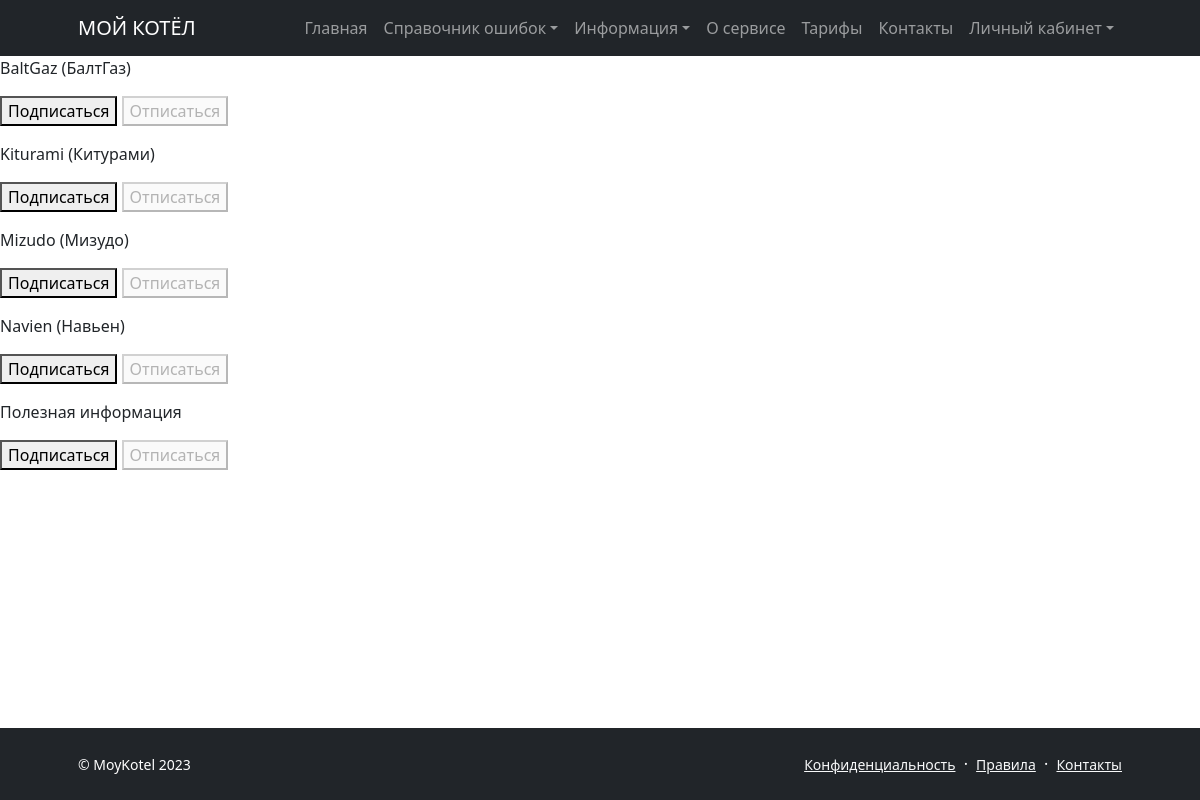
The app's page /subscriptions/ (signed in) with its own data.
### moykotel/models.py (models this page shows, shortened)
class Category(models.Model):
    category_name = models.CharField(max_length=64, unique=True)
    subscribers = models.ManyToManyField(User, blank=True, null=True, related_name='categories')

### moykotel/views.py (the view, shortened to what this page needs)
# urls.py: path('subscriptions/', subscriptions, name="subscriptions"),
@login_required
@csrf_protect
def subscriptions(request):
    categories_with_subscriptions = Category.objects.annotate(
        user_subscribed=Exists(
            Subscriber.objects.filter(
                user=request.user,
                category=OuterRef('pk'),
            )
        )
    ).order_by('category_name')
    return render(
        request,
        'moykotel/subscriptions.html',
        {'categories': categories_with_subscriptions},
    )

### moykotel/templatetags/custom_tags.py (called while the page is built)
@register.simple_tag()
def copyright(format_string='%Y'):
   return f'© MoyKotel {datetime.utcnow().strftime(format_string)}'

### templates/moykotel/subscriptions.html (shortened to what this page needs)
{% extends 'moykotel/default.html' %}
{% block page_content %}
{% if categories %}
    {% for category in categories  %}
        <p>
            {{ category.category_name }}
            <form method="post">
                {% if category.user_subscribed %}
                    <button disabled>Подписаться</button>
                    <button name="action" value="unsubscribe">Отписаться</button>
                {% else %}
                    <button name="action" value="subscribe">Подписаться</button>
                    <button disabled>Отписаться</button>
                {% endif %}
            </form>
        </p>
    {% endfor %}
{% endif %}
{% endblock page_content %}

### records on screen
Category: category_name "BaltGaz (БалтГаз)", shows "Подписаться"
Category: category_name "Kiturami (Китурами)", shows "Подписаться"
Category: category_name "Mizudo (Мизудо)", shows "Подписаться"
Category: category_name "Navien (Навьен)", shows "Подписаться"
Category: category_name "Полезная информация", shows "Подписаться"
